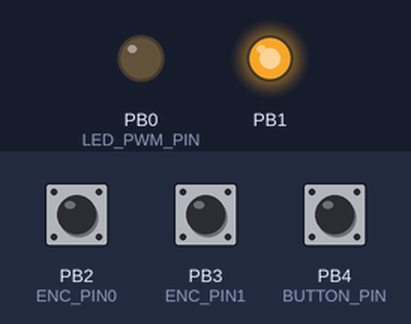
A program run on a simulated ATtiny13, built with avr-gcc and emulated at 9.6 MHz (the files do not name the chip). Parts: output pins drawn as LEDs (lit = HIGH). Inputs (shaded band) come from the test bench; at power-on: PB4 (BUTTON_PIN) HIGH, PB2 (ENC_PIN0) HIGH, PB3 (ENC_PIN1) HIGH.

Above: at 1.2 s.
1.3 s: PB4 (BUTTON_PIN) pulled LOW for 0.15 s
At 1.6 s:
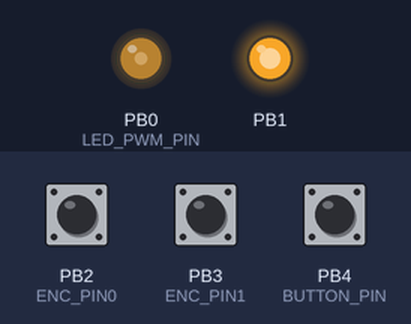
2.9 s: PB2 (ENC_PIN0) pulled LOW for 0.15 s
At 4.2 s:
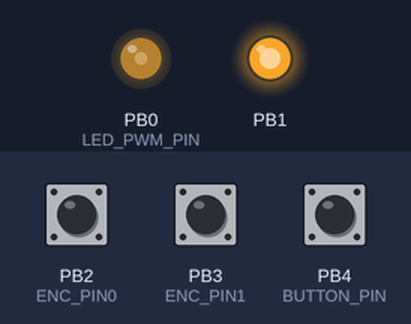
4.5 s: PB2 (ENC_PIN0) pulled LOW for 1 s
At 6.7 s:
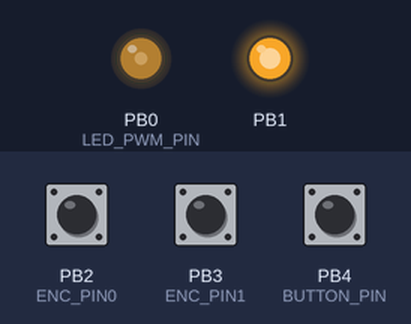
7.0 s: PB4 (BUTTON_PIN) pulled LOW for 1 s
At 8.4 s:
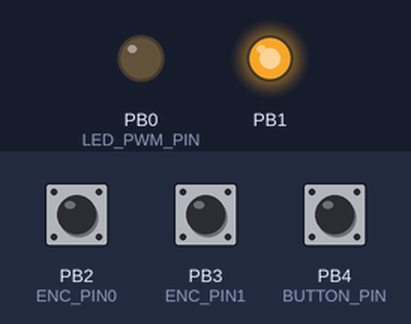
9.5 s: PB4 (BUTTON_PIN) pulled LOW for 3.2 s
At 10.3 s:
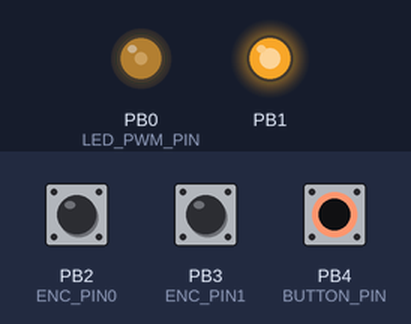
Timing chart, 0 to 12.5 s (numbered marks = the images above; inputs shaded):
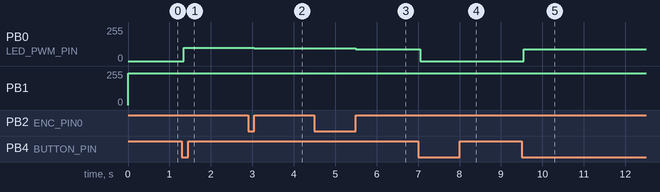

Measured:
- after the input at 1.3 s, PB0 (LED_PWM_PIN): 0/255 → 100/255 after 0.05 s
- after the input at 2.9 s, PB0 (LED_PWM_PIN): 100/255 → 95/255 after 0.15 s
- after the input at 4.5 s, PB0 (LED_PWM_PIN): 95/255 → 90/255 after 1.0 s
- after the input at 7.0 s, PB0 (LED_PWM_PIN): 90/255 → 0/255 after 0.05 s
- after the input at 9.5 s, PB0 (LED_PWM_PIN): 0/255 → 90/255 after 0.05 s

The program:

main.cpp
```cpp
#include <avr/io.h>
#include <avr/interrupt.h>

#define ENC_PIN0      2
#define ENC_PIN1      3
#define BUTTON_PIN    4
#define LED_PWM_PIN   0
#define RED_LED_PIN   1

#define LED_DEFAULT_BRIGHTNESS 100
#define LED_PWM_INCREMENT      5

#define RED_LED_BRIGHTNESS     240
#define RED_LED_FLASH_INTERVAL 75
#define RED_LED_BLANK_INTERVAL 50

#define ENC_SAMPLE_INTERVAL 5 //~2ms
#define DEBOUNCE_MASK 0b11000111
#define DOUBLE_PRESS_INTERVAL 100 //~50ms

uint8_t powerState = 0;

uint8_t pwmValue = LED_DEFAULT_BRIGHTNESS;

volatile uint16_t timerOverflowCount = 0;

uint8_t buttonState = 0x00;
uint16_t prevButtonSampleTime = 0;
uint16_t prevButtonPressTime = 0;
uint8_t buttonPressInc = 0;

uint8_t currentEncA = 1;
uint8_t prevEncA = 1;
uint8_t prevEncSampleTime = 0;
int8_t encInc = 0;

//Main system tick
ISR(TIM0_OVF_vect)
{
  timerOverflowCount++; // Increment counter by one
}

//flash pattern for red led's to show we're at min or max.
//NOTE this is blocking all other input until the pattern is finished
void flashLimits(void) {
  uint16_t flashStartTime = timerOverflowCount;
  OCR0B = 0; //max
  while ((timerOverflowCount - flashStartTime) < RED_LED_FLASH_INTERVAL) {};
  OCR0B = 255; //off
  while ((timerOverflowCount - flashStartTime) < RED_LED_FLASH_INTERVAL + RED_LED_BLANK_INTERVAL) {};
  OCR0B = 0; //max
  while ((timerOverflowCount - flashStartTime) < 2 * RED_LED_FLASH_INTERVAL + RED_LED_BLANK_INTERVAL) {};
  OCR0B = RED_LED_BRIGHTNESS; //back to normal
}

int main(void){

  TCCR0A |= _BV(WGM00) | _BV(COM0B1) |_BV(COM0A1); //Phase Correct PWM
  TCCR0B = _BV(CS01); //PWM frequency = (F_CPU/510) / 8 (~2353Hz)
  TIMSK0 |= _BV(TOIE0); //Interupt on Timer overflow  (~2353Hz)
  sei();

  OCR0A = 0; //LED default to off
  OCR0B = RED_LED_BRIGHTNESS; //Red LED Default Brightness

  DDRB |= _BV(LED_PWM_PIN) | _BV(RED_LED_PIN); //Setup PWM pins as output
  DDRB &= ~(_BV(ENC_PIN0) | _BV(ENC_PIN1) | _BV(BUTTON_PIN)); //Setup Encoder pins as input
  PORTB |= 0 | _BV(ENC_PIN0) | _BV(ENC_PIN1) | _BV(BUTTON_PIN); //Input pullups on encoder pins

  while(1){

    if ((timerOverflowCount - prevButtonSampleTime) >= ENC_SAMPLE_INTERVAL ) { //button sampling interval
      prevButtonSampleTime = timerOverflowCount;
      buttonState = (buttonState<<1); //shift button history
      buttonState |= ((PINB & _BV(BUTTON_PIN)) >> BUTTON_PIN); //read Button, shift into 8 bit state register of last 8 button readings
    }

    if ((timerOverflowCount - prevEncSampleTime) >= ENC_SAMPLE_INTERVAL ) { //only read encoder if 2ms from previous 0>1 transistion of Encoder pin 0 to debounce encoder read
    currentEncA = ((PINB & _BV(ENC_PIN0)) >> ENC_PIN0); //get current pin 0 value
      if (currentEncA == 1 && prevEncA == 0) { //we have a 0>1 transition
        prevEncSampleTime = timerOverflowCount; //save time for debouncing
        if (PINB & _BV(ENC_PIN1)) { //direction based on current pin 1 value
          encInc--;
        } else {
          encInc++;
        }
      }
      prevEncA = currentEncA; //save as previous state
    }

    if ((buttonState & DEBOUNCE_MASK) == 0b11000000) { //0b00000111) { //button state is a 11XXX000, button is pressed and stable
      buttonState = 0b00000000; //0b11111111; //button pressed, add hysteresis to history
      buttonPressInc++; //increment button press counter so we can determine single or double press
      if(buttonPressInc >= 2) { //double press occured no need to save time as count is reset
        pwmValue = 255; //max brightness
        OCR0A = pwmValue;
        powerState = 1; //will also turn power state if required
        buttonPressInc = 0; //reset button press counter
      } else {
        prevButtonPressTime = timerOverflowCount; //save time of press
      }
    }

    if (buttonPressInc == 1 && (timerOverflowCount - prevButtonPressTime) >= DOUBLE_PRESS_INTERVAL) { //second press hasn't occured in window. Action single press action
      if (!powerState) { //led's are off, turn them on
        OCR0A = pwmValue;
        powerState = 1;
      } else { //led's are on, turn them off
        OCR0A = 0;
        powerState = 0;
      }
      buttonPressInc = 0; //reset button press counter
    }

    if (powerState && encInc) { //led's are on and encoder moved, change brightness
      if (encInc > 0 && pwmValue == 255) { //already max brightness
        flashLimits();
      } else if (encInc > 0 && pwmValue > (255 - LED_PWM_INCREMENT)) { //just increased to max brightness
        pwmValue = 255;
      } else if (encInc < 0 && pwmValue == 1) { //already min brightness
        flashLimits();
      } else if(encInc < 0 && pwmValue < (1 + LED_PWM_INCREMENT)) { //just decreased to min brightness
        pwmValue = 1;
      } else {
        pwmValue += encInc * LED_PWM_INCREMENT;
      }
      OCR0A = pwmValue; //update pwm duty cycle
      encInc = 0; //reset encoder  increment
    }


  }
  return 1;
}
```
